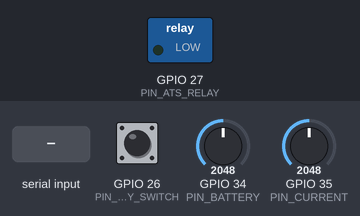
This sketch was run on a simulated ESP32. On the bench: switched loads named in the sketch (green lamp = pin HIGH). The inputs (shaded band) are chosen by the test bench; at power-on: GPIO 34 (PIN_BATTERY) = 2048, GPIO 26 (PIN_UTILITY_SWITCH) HIGH, GPIO 35 (PIN_CURRENT) = 2048. What the sketch prints to the serial monitor is not drawn.

Above: at 1.7 s.
1.8 s: "1" received over Serial
At 2.5 s:
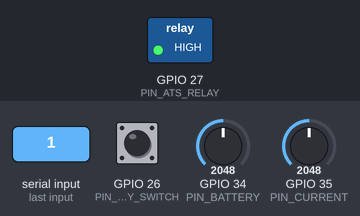
3.3 s: GPIO 34 (PIN_BATTERY) set to 863
4.8 s: GPIO 34 (PIN_BATTERY) set to 768
10.0 s: "0" received over Serial
At 11.2 s:
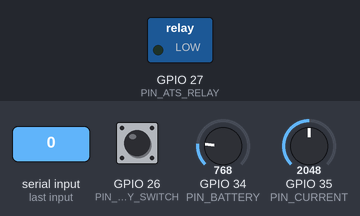
11.5 s: "t" received over Serial
At 12.3 s:
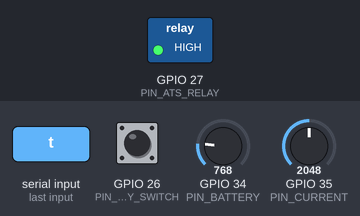
Timing chart, 0 to 14.0 s (numbered marks = the images above; inputs shaded):
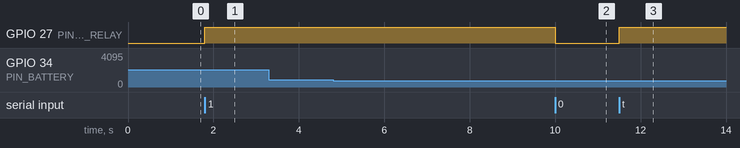

Measured:
- after the input at 1.8 s, GPIO 27 (PIN_ATS_RELAY): LOW → HIGH at once
- after the input at 3.3 s, every drawn part: stays the same
- after the input at 4.8 s, every drawn part: stays the same
- after the input at 10.0 s, GPIO 27 (PIN_ATS_RELAY): HIGH → LOW at once
- after the input at 11.5 s, GPIO 27 (PIN_ATS_RELAY): LOW → HIGH at once

The sketch:

sketch.ino
```cpp
/*
  ============================================================================
  BSH-BackupPower -- Wokwi Simulation (Phase A0)
  ============================================================================
  Purpose: learn how the Backup Power / ATS Monitor system works -- what each
  input reports, how it is wired, and how the four signals stay independent --
  in the Wokwi simulator before the real bench build. Rule: Firmware/WORKFLOW.md
  Section 7.

  Same pin map as BSH_Systems/05_BSH-BackupPower.md. No WiFi, no Modbus, no
  libraries beyond the ESP32 core. Register names are printed so the Phase B
  mapping is obvious:

    GPIO 26  UTILITY_POWER_LOST   (wokwi-slide-switch, INPUT_PULLUP, active LOW)
    GPIO 27  ATS_TRANSFER_CMD out (wokwi-relay-module -> green LED "Demo load")
    GPIO 34  UPS_BATTERY_PCT      (STAND-IN: potentiometer, ADC1)
    GPIO 35  LOAD_CURRENT_MA      (STAND-IN: potentiometer, ADC1)

  Simulation-only differences:
    - ATS_TRANSFER_CMD is a Modbus coil on the real node. There is no network
      here, so type  1  or  0  (or  t  to toggle) in the Serial Monitor and
      press Enter to stand in for the master writing Coil0.
    - Wokwi's relay module energizes on HIGH (found on BSH-PowerBox). Real
      modules vary -- RELAY_ACTIVE_LOW is a flag so the bench can flip it.
    - The battery % and current scaling below are PLACEHOLDERS. Real values
      need the actual divider R1/R2, pack voltage and ACS712 variant.

  Like the real node, nothing is fused locally: the four signals are reported
  raw and independently. Judging "transfer commanded with no outage" is the
  SCADA layer's job, not this sketch's.
  ============================================================================
*/

// ---------------------------------------------------------------------------
// Pin map
// ---------------------------------------------------------------------------
const int PIN_UTILITY_SWITCH = 26;  // INPUT_PULLUP, LOW = utility power lost
const int PIN_ATS_RELAY      = 27;  // output
const int PIN_BATTERY        = 34;  // ADC1, input-only
const int PIN_CURRENT        = 35;  // ADC1, input-only

// ---------------------------------------------------------------------------
// Relay polarity -- Wokwi's relay energizes on HIGH. CHECK ON REAL HARDWARE.
// ---------------------------------------------------------------------------
const bool RELAY_ACTIVE_LOW = false;

// ---------------------------------------------------------------------------
// Placeholders pending bench calibration
// ---------------------------------------------------------------------------
const int  LOW_BATTERY_PCT   = 20;    // LOW_BATTERY when UPS_BATTERY_PCT < this
const int  CURRENT_ZERO_RAW  = 2048;  // ADC counts at zero current (pot mid-point)
const float MA_PER_COUNT     = 4.36;  // 5A ACS712 (185 mV/A), no divider: 3.3V/4095/0.185
const int  CURRENT_MAX_MA    = 5000;  // clamp to the sensor's range

// ---------------------------------------------------------------------------
// State
// ---------------------------------------------------------------------------
bool atsTransferCmd = false;           // stands in for Coil0

const unsigned long DEBOUNCE_MS = 50;
unsigned long lastSwitchChange  = 0;
bool rawLostLast                = false;
bool utilityPowerLost           = false;  // debounced

const unsigned long PRINT_INTERVAL_MS = 1000;
unsigned long lastPrint = 0;

void setRelay(bool on) {
  digitalWrite(PIN_ATS_RELAY, (on != RELAY_ACTIVE_LOW) ? HIGH : LOW);
}

int readBatteryPct() {
  int raw = analogRead(PIN_BATTERY);
  return (int)((long)raw * 100 / 4095);
}

int readLoadMa() {
  int raw = analogRead(PIN_CURRENT);
  long counts = raw - CURRENT_ZERO_RAW;
  if (counts < 0) counts = -counts;
  long ma = (long)(counts * MA_PER_COUNT);
  if (ma > CURRENT_MAX_MA) ma = CURRENT_MAX_MA;
  return (int)ma;
}

void handleSerialCommands() {
  while (Serial.available() > 0) {
    char c = Serial.read();
    if (c == '1')      atsTransferCmd = true;
    else if (c == '0') atsTransferCmd = false;
    else if (c == 't' || c == 'T') atsTransferCmd = !atsTransferCmd;
    else continue;   // ignore newline etc.
    Serial.print(">> ATS_TRANSFER_CMD (Coil0) = ");
    Serial.println(atsTransferCmd ? "1 (transfer commanded)" : "0 (not commanded)");
  }
}

void setup() {
  Serial.begin(115200);
  delay(500);
  Serial.println();
  Serial.println("=== BSH-BackupPower -- Wokwi Simulation (Phase A0, no WiFi/Modbus) ===");

  pinMode(PIN_UTILITY_SWITCH, INPUT_PULLUP);  // GPIO 26 has an internal pull-up
  pinMode(PIN_ATS_RELAY, OUTPUT);
  setRelay(false);  // boot state: no transfer commanded
  // PIN_BATTERY / PIN_CURRENT are ADC1 input-only -- no pinMode() needed

  Serial.println("Try: flip the utility switch LEFT, turn the two potentiometers,");
  Serial.println("and type 1 / 0 / t + Enter to command the ATS transfer relay.");
  Serial.println();
}

void loop() {
  unsigned long now = millis();

  handleSerialCommands();

  // Utility-loss switch, debounced (active LOW)
  bool rawLost = (digitalRead(PIN_UTILITY_SWITCH) == LOW);
  if (rawLost != rawLostLast) {
    lastSwitchChange = now;
    rawLostLast = rawLost;
  }
  if (now - lastSwitchChange > DEBOUNCE_MS) {
    utilityPowerLost = rawLost;
  }

  // Analog signals -- both always reported raw
  int batteryPct = readBatteryPct();
  bool lowBattery = (batteryPct < LOW_BATTERY_PCT);
  int loadMa = readLoadMa();

  // ATS relay follows the (simulated) coil only -- no local fusing
  setRelay(atsTransferCmd);

  if (now - lastPrint >= PRINT_INTERVAL_MS) {
    lastPrint = now;
    Serial.print("DI0 UTILITY_POWER_LOST=");
    Serial.print(utilityPowerLost ? "YES" : "no");
    Serial.print("  DI1 LOW_BATTERY=");
    Serial.print(lowBattery ? "YES" : "no");
    Serial.print("  IR0 UPS_BATTERY_PCT=");
    Serial.print(batteryPct);
    Serial.print("  IR1 LOAD_CURRENT_MA=");
    Serial.print(loadMa);
    Serial.print("  Coil0 ATS_TRANSFER_CMD=");
    Serial.println(atsTransferCmd ? "1 (relay ON, load lit)" : "0 (relay off)");
  }
}
```
